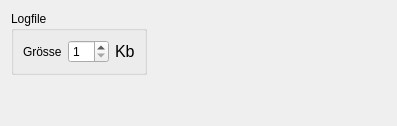
       <widget class="QWidget" name="LogPage">
        <attribute name="title">
         <string>Log</string>
        </attribute>
        <layout class="QVBoxLayout">
         <item>
          <layout class="QHBoxLayout">
           <item>
            <widget class="QGroupBox" name="LogfileSizeGroupBox">
             <property name="title">
              <string>Logfile</string>
             </property>
             <layout class="QHBoxLayout">
              <item>
               <widget class="QLabel" name="LogfileSizeTextLabel">
                <property name="text">
                 <string>Grösse</string>
                </property>
                <property name="wordWrap">
                 <bool>false</bool>
                </property>
               </widget>
              </item>
              <item>
               <widget class="QSpinBox" name="LogfileSizeSpinbox">
                <property name="minimum">
                 <number>1</number>
                </property>
                <property name="maximum">
                 <number>64</number>
                </property>
               </widget>
              </item>
              <item>
               <widget class="QLabel" name="LogfileSizeTextLabel2">
                <property name="font">
                 <font>
                  <pointsize>12</pointsize>
                 </font>
                </property>
                <property name="text">
                 <string>Kb</string>
                </property>
                <property name="wordWrap">
                 <bool>false</bool>
                </property>
               </widget>
              </item>
             </layout>
            </widget>
           </item>
           <item>
            <spacer name="spacer49">
             <property name="orientation">
              <enum>Qt::Horizontal</enum>
             </property>
             <property name="sizeType">
              <enum>QSizePolicy::Expanding</enum>
             </property>
             <property name="sizeHint" stdset="0">
              <size>
               <width>239</width>
               <height>20</height>
              </size>
             </property>
            </spacer>
           </item>
          </layout>
         </item>
         <item>
          <spacer name="spacer50">
           <property name="orientation">
            <enum>Qt::Vertical</enum>
           </property>
           <property name="sizeType">
            <enum>QSizePolicy::Expanding</enum>
           </property>
           <property name="sizeHint" stdset="0">
            <size>
             <width>20</width>
             <height>40</height>
            </size>
           </property>
          </spacer>
         </item>
        </layout>
       </widget>
